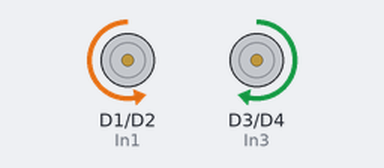
The sketch below on a simulated ESP8266 (NodeMCU). On the bench: motor-driver pin pairs drawn as motors (green arrow = first pin HIGH = forward, orange = second pin HIGH = backward, longer = more drive, scaled by the enable pin). WiFi joins after 1.5 s; servers stay silent unless stated; what the sketch prints to the serial monitor is not drawn.

Above: at 2.2 s.
At 6.5 s:
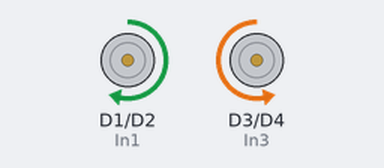
At 8.5 s:
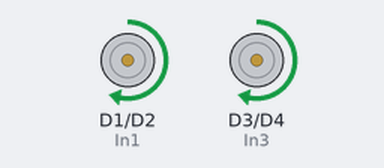
At 10.5 s:
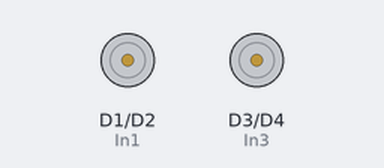
Timing chart, 0 to 15.2 s (numbered marks = the images above):
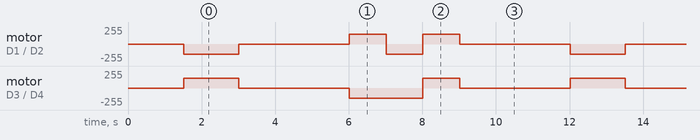

Measured:
- by itself, motor on D3 (In3) / D4 (In4): repeats every 10.5 s: stopped 3.0 s, backward 150/255 2.0 s, forward 150/255 1.0 s, stopped 3.0 s, forward 150/255 1.5 s
- by itself, motor on D1 (In1) / D2 (In2): repeats every 10.5 s: stopped 3.0 s, forward 150/255 1.0 s, backward 150/255 1.0 s, forward 150/255 1.0 s, stopped 3.0 s, backward 150/255 1.5 s

The sketch:

esp8266NodeMCU_car_control.ino
```cpp
#include <ESP8266WiFi.h>

const char* ssid = "SUPERONLINE_Wi-Fi_2PK4";
const char* password = "ZCU5bzKC9RUf";

int In1 = D1 ;
int In2 =D2 ;
int EnA =D0 ;
int In3 =D3 ;
int In4 =D4 ;
int EnB =D5 ;

int hiz = 150;

/*int ledPin = 2;*/


void setup() {
  pinMode(In1,OUTPUT);
  pinMode(In2,OUTPUT);
  pinMode(In3,OUTPUT);
  pinMode(In4,OUTPUT);
Serial.begin(115200);
delay(10);

// Wifi bağlantısı
Serial.println();
Serial.println();
Serial.print("Connecting to ");
Serial.println(ssid);

WiFi.begin(ssid, password);

while (WiFi.status() != WL_CONNECTED) {
delay(500);
Serial.print(".");
}
Serial.println("");
Serial.println("WiFi connected");
Serial.print(WiFi.localIP());

}

void loop() {
forward();
delay(1500);
stoped();
delay(3000);
back();
delay(1000);
right();
delay(1000);
left();
delay(1000);
stoped();
delay(3000);

}

void stoped(){
  analogWrite(EnA,0);
  digitalWrite(In1,0);
  digitalWrite(In2,1);
  analogWrite(EnB,0);
  digitalWrite(In3,0);
  digitalWrite(In4,1);
}

void back(){
  analogWrite(EnA,hiz);
  digitalWrite(In1,1);
  digitalWrite(In2,0);
  analogWrite(EnB,hiz);
  digitalWrite(In3,0);
  digitalWrite(In4,1);
}

void forward(){
  analogWrite(EnA,hiz);
  digitalWrite(In1,0);
  digitalWrite(In2,1);
  analogWrite(EnB,hiz);
  digitalWrite(In3,1);
  digitalWrite(In4,0);
}

void right(){
  analogWrite(EnA,hiz);
  digitalWrite(In1,0);
  digitalWrite(In2,1);
  analogWrite(EnB,hiz);
  digitalWrite(In3,0);
  digitalWrite(In4,1);
}

void left(){
  analogWrite(EnA,hiz);
  digitalWrite(In1,1);
  digitalWrite(In2,0);
  analogWrite(EnB,hiz);
  digitalWrite(In3,1);
  digitalWrite(In4,0);
}
```
